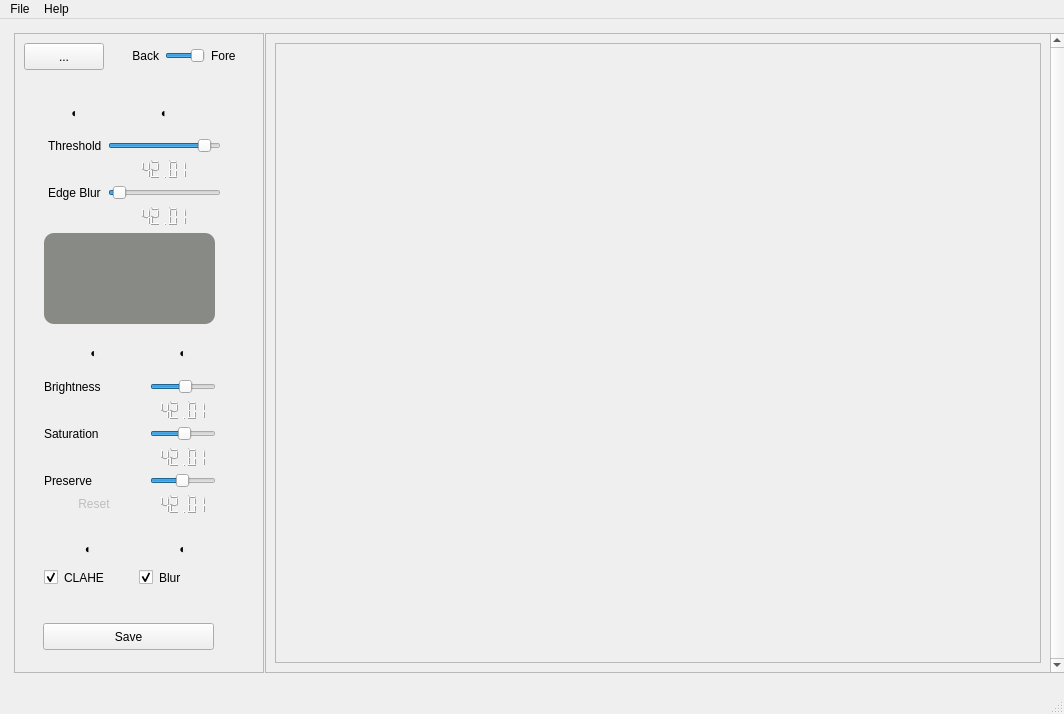
<?xml version="1.0" encoding="UTF-8"?>
<ui version="4.0">
 <class>MainWindow</class>
 <widget class="QMainWindow" name="MainWindow">
  <property name="geometry">
   <rect>
    <x>0</x>
    <y>0</y>
    <width>1064</width>
    <height>714</height>
   </rect>
  </property>
  <property name="acceptDrops">
   <bool>true</bool>
  </property>
  <property name="windowTitle">
   <string>MainWindow</string>
  </property>
  <property name="windowIcon">
   <iconset>
    <normaloff>:/icon/appicon.png</normaloff>:/icon/appicon.png</iconset>
  </property>
  <widget class="QWidget" name="centralwidget">
   <property name="minimumSize">
    <size>
     <width>800</width>
     <height>600</height>
    </size>
   </property>
   <layout class="QHBoxLayout" name="horizontalLayout">
    <item>
     <layout class="QHBoxLayout" name="horizontalLayout_2" stretch="0,0">
      <property name="spacing">
       <number>1</number>
      </property>
      <property name="sizeConstraint">
       <enum>QLayout::SetDefaultConstraint</enum>
      </property>
      <property name="leftMargin">
       <number>5</number>
      </property>
      <property name="topMargin">
       <number>5</number>
      </property>
      <property name="rightMargin">
       <number>5</number>
      </property>
      <property name="bottomMargin">
       <number>10</number>
      </property>
      <item>
       <widget class="QFrame" name="frameControl">
        <property name="sizePolicy">
         <sizepolicy hsizetype="Preferred" vsizetype="Preferred">
          <horstretch>0</horstretch>
          <verstretch>0</verstretch>
         </sizepolicy>
        </property>
        <property name="minimumSize">
         <size>
          <width>250</width>
          <height>0</height>
         </size>
        </property>
        <property name="maximumSize">
         <size>
          <width>250</width>
          <height>16777215</height>
         </size>
        </property>
        <property name="styleSheet">
         <string notr="true"/>
        </property>
        <property name="frameShape">
         <enum>QFrame::StyledPanel</enum>
        </property>
        <property name="frameShadow">
         <enum>QFrame::Raised</enum>
        </property>
        <widget class="QPushButton" name="button2Browse">
         <property name="geometry">
          <rect>
           <x>10</x>
           <y>10</y>
           <width>80</width>
           <height>27</height>
          </rect>
         </property>
         <property name="maximumSize">
          <size>
           <width>150</width>
           <height>16777215</height>
          </size>
         </property>
         <property name="toolTip">
          <string>&lt;html&gt;&lt;head/&gt;&lt;body&gt;&lt;p&gt;Open an image file to edit&lt;/p&gt;&lt;/body&gt;&lt;/html&gt;</string>
         </property>
         <property name="text">
          <string>...</string>
         </property>
        </widget>
        <widget class="QFrame" name="frameSliders">
         <property name="geometry">
          <rect>
           <x>20</x>
           <y>50</y>
           <width>211</width>
           <height>511</height>
          </rect>
         </property>
         <property name="styleSheet">
          <string notr="true">border:none</string>
         </property>
         <property name="frameShape">
          <enum>QFrame::NoFrame</enum>
         </property>
         <property name="frameShadow">
          <enum>QFrame::Sunken</enum>
         </property>
         <property name="lineWidth">
          <number>0</number>
         </property>
         <widget class="QWidget" name="layoutWidget">
          <property name="geometry">
           <rect>
            <x>10</x>
            <y>450</y>
            <width>183</width>
            <height>52</height>
           </rect>
          </property>
          <layout class="QGridLayout" name="gridLayout_3">
           <item row="3" column="1">
            <widget class="QCheckBox" name="check_blur">
             <property name="text">
              <string>Blur</string>
             </property>
             <property name="checked">
              <bool>true</bool>
             </property>
            </widget>
           </item>
           <item row="2" column="1">
            <widget class="QLabel" name="label">
             <property name="text">
              <string>◐</string>
             </property>
             <property name="alignment">
              <set>Qt::AlignCenter</set>
             </property>
            </widget>
           </item>
           <item row="3" column="0">
            <widget class="QCheckBox" name="check_pp">
             <property name="text">
              <string>CLAHE</string>
             </property>
             <property name="checked">
              <bool>true</bool>
             </property>
            </widget>
           </item>
           <item row="2" column="0">
            <widget class="QLabel" name="label_4">
             <property name="text">
              <string>◐</string>
             </property>
             <property name="alignment">
              <set>Qt::AlignCenter</set>
             </property>
            </widget>
           </item>
          </layout>
         </widget>
         <widget class="QLabel" name="label_maskimage">
          <property name="geometry">
           <rect>
            <x>10</x>
            <y>150</y>
            <width>171</width>
            <height>91</height>
           </rect>
          </property>
          <property name="toolTip">
           <string>Current  Selection Mask</string>
          </property>
          <property name="styleSheet">
           <string notr="true">border-radius: 10px; background:rgb(136, 138, 133)</string>
          </property>
          <property name="frameShadow">
           <enum>QFrame::Plain</enum>
          </property>
          <property name="text">
           <string/>
          </property>
          <property name="scaledContents">
           <bool>false</bool>
          </property>
          <property name="alignment">
           <set>Qt::AlignCenter</set>
          </property>
          <property name="margin">
           <number>5</number>
          </property>
         </widget>
         <widget class="QWidget" name="layoutWidget">
          <property name="geometry">
           <rect>
            <x>14</x>
            <y>10</y>
            <width>173</width>
            <height>133</height>
           </rect>
          </property>
          <layout class="QGridLayout" name="gridLayout">
           <item row="1" column="1">
            <widget class="QSlider" name="slider_thresh">
             <property name="toolTip">
              <string>&lt;html&gt;&lt;head/&gt;&lt;body&gt;&lt;p&gt;Foreground/Background Separation &lt;/p&gt;&lt;p&gt;Use this with &lt;span style=&quot; font-weight:600;&quot;&gt;Blur&lt;/span&gt; to control edges&lt;/p&gt;&lt;/body&gt;&lt;/html&gt;</string>
             </property>
             <property name="minimum">
              <number>1</number>
             </property>
             <property name="maximum">
              <number>99</number>
             </property>
             <property name="singleStep">
              <number>5</number>
             </property>
             <property name="value">
              <number>90</number>
             </property>
             <property name="orientation">
              <enum>Qt::Horizontal</enum>
             </property>
             <property name="tickInterval">
              <number>5</number>
             </property>
            </widget>
           </item>
           <item row="5" column="1">
            <widget class="QSlider" name="slider_blur">
             <property name="toolTip">
              <string>Remove sharp  segment edges </string>
             </property>
             <property name="minimum">
              <number>1</number>
             </property>
             <property name="maximum">
              <number>200</number>
             </property>
             <property name="value">
              <number>10</number>
             </property>
             <property name="orientation">
              <enum>Qt::Horizontal</enum>
             </property>
             <property name="tickInterval">
              <number>5</number>
             </property>
            </widget>
           </item>
           <item row="1" column="0">
            <widget class="QLabel" name="label_2">
             <property name="text">
              <string>Threshold</string>
             </property>
             <property name="margin">
              <number>5</number>
             </property>
            </widget>
           </item>
           <item row="5" column="0">
            <widget class="QLabel" name="label_9">
             <property name="text">
              <string>Edge Blur</string>
             </property>
            </widget>
           </item>
           <item row="6" column="1">
            <widget class="QLCDNumber" name="lcd_blur">
             <property name="maximumSize">
              <size>
               <width>16777215</width>
               <height>20</height>
              </size>
             </property>
             <property name="value" stdset="0">
              <double>42.009999999999998</double>
             </property>
            </widget>
           </item>
           <item row="0" column="1">
            <widget class="QLabel" name="labelSeparator2_2">
             <property name="styleSheet">
              <string notr="true">border-top-color: rgb(238, 238, 236);
border-bottom-color: rgb(238, 238, 236);
</string>
             </property>
             <property name="text">
              <string>◐</string>
             </property>
             <property name="alignment">
              <set>Qt::AlignCenter</set>
             </property>
            </widget>
           </item>
           <item row="3" column="1">
            <widget class="QLCDNumber" name="lcd_thresh">
             <property name="maximumSize">
              <size>
               <width>16777215</width>
               <height>20</height>
              </size>
             </property>
             <property name="value" stdset="0">
              <double>42.009999999999998</double>
             </property>
            </widget>
           </item>
           <item row="0" column="0">
            <widget class="QLabel" name="labelSeparator2_4">
             <property name="styleSheet">
              <string notr="true">border-top-color: rgb(238, 238, 236);
border-bottom-color: rgb(238, 238, 236);
</string>
             </property>
             <property name="text">
              <string>◐</string>
             </property>
             <property name="alignment">
              <set>Qt::AlignCenter</set>
             </property>
            </widget>
           </item>
          </layout>
         </widget>
         <widget class="QWidget" name="layoutWidget">
          <property name="geometry">
           <rect>
            <x>10</x>
            <y>250</y>
            <width>172</width>
            <height>181</height>
           </rect>
          </property>
          <layout class="QGridLayout" name="gridLayout_2">
           <item row="5" column="1">
            <widget class="QSlider" name="slider_blendwt1">
             <property name="toolTip">
              <string>Weightage for original image</string>
             </property>
             <property name="minimum">
              <number>1</number>
             </property>
             <property name="maximum">
              <number>100</number>
             </property>
             <property name="singleStep">
              <number>5</number>
             </property>
             <property name="value">
              <number>50</number>
             </property>
             <property name="orientation">
              <enum>Qt::Horizontal</enum>
             </property>
             <property name="tickInterval">
              <number>5</number>
             </property>
            </widget>
           </item>
           <item row="3" column="1">
            <widget class="QSlider" name="slider_saturation">
             <property name="toolTip">
              <string>Color saturation</string>
             </property>
             <property name="minimum">
              <number>-200</number>
             </property>
             <property name="maximum">
              <number>200</number>
             </property>
             <property name="value">
              <number>10</number>
             </property>
             <property name="orientation">
              <enum>Qt::Horizontal</enum>
             </property>
             <property name="tickInterval">
              <number>5</number>
             </property>
            </widget>
           </item>
           <item row="3" column="0">
            <widget class="QLabel" name="label_saturation">
             <property name="text">
              <string>Saturation</string>
             </property>
            </widget>
           </item>
           <item row="4" column="1">
            <widget class="QLCDNumber" name="lcd_satur">
             <property name="maximumSize">
              <size>
               <width>16777215</width>
               <height>20</height>
              </size>
             </property>
             <property name="value" stdset="0">
              <double>42.009999999999998</double>
             </property>
            </widget>
           </item>
           <item row="1" column="0">
            <widget class="QLabel" name="label_brightness">
             <property name="text">
              <string>Brightness</string>
             </property>
            </widget>
           </item>
           <item row="2" column="1">
            <widget class="QLCDNumber" name="lcd_bright">
             <property name="maximumSize">
              <size>
               <width>16777215</width>
               <height>20</height>
              </size>
             </property>
             <property name="value" stdset="0">
              <double>42.009999999999998</double>
             </property>
            </widget>
           </item>
           <item row="1" column="1">
            <widget class="QSlider" name="slider_bright">
             <property name="toolTip">
              <string>&lt;html&gt;&lt;head/&gt;&lt;body&gt;&lt;p&gt;Brightness of Segment&lt;/p&gt;&lt;p&gt;Select &lt;span style=&quot; font-weight:600;&quot;&gt;Back &lt;/span&gt;from above if you want to brighten background only &lt;/p&gt;&lt;/body&gt;&lt;/html&gt;</string>
             </property>
             <property name="minimum">
              <number>-200</number>
             </property>
             <property name="maximum">
              <number>200</number>
             </property>
             <property name="singleStep">
              <number>1</number>
             </property>
             <property name="value">
              <number>20</number>
             </property>
             <property name="orientation">
              <enum>Qt::Horizontal</enum>
             </property>
             <property name="tickInterval">
              <number>5</number>
             </property>
            </widget>
           </item>
           <item row="5" column="0">
            <widget class="QLabel" name="label_3">
             <property name="text">
              <string>Preserve</string>
             </property>
            </widget>
           </item>
           <item row="6" column="1">
            <widget class="QLCDNumber" name="lcd_blendwt1">
             <property name="maximumSize">
              <size>
               <width>16777215</width>
               <height>20</height>
              </size>
             </property>
             <property name="value" stdset="0">
              <double>42.009999999999998</double>
             </property>
            </widget>
           </item>
           <item row="6" column="0">
            <widget class="QPushButton" name="buttonReset">
             <property name="enabled">
              <bool>false</bool>
             </property>
             <property name="sizePolicy">
              <sizepolicy hsizetype="Fixed" vsizetype="Fixed">
               <horstretch>0</horstretch>
               <verstretch>0</verstretch>
              </sizepolicy>
             </property>
             <property name="minimumSize">
              <size>
               <width>100</width>
               <height>0</height>
              </size>
             </property>
             <property name="styleSheet">
              <string notr="true"/>
             </property>
             <property name="text">
              <string>Reset</string>
             </property>
            </widget>
           </item>
           <item row="0" column="0">
            <widget class="QLabel" name="labelSeparator2">
             <property name="styleSheet">
              <string notr="true">border-top-color: rgb(238, 238, 236);
border-bottom-color: rgb(238, 238, 236);
</string>
             </property>
             <property name="text">
              <string>◐</string>
             </property>
             <property name="alignment">
              <set>Qt::AlignCenter</set>
             </property>
            </widget>
           </item>
           <item row="0" column="1">
            <widget class="QLabel" name="labelSeparator2_3">
             <property name="styleSheet">
              <string notr="true">border-top-color: rgb(238, 238, 236);
border-bottom-color: rgb(238, 238, 236);
</string>
             </property>
             <property name="text">
              <string>◐</string>
             </property>
             <property name="alignment">
              <set>Qt::AlignCenter</set>
             </property>
            </widget>
           </item>
          </layout>
         </widget>
        </widget>
        <widget class="QWidget" name="layoutWidget">
         <property name="geometry">
          <rect>
           <x>100</x>
           <y>10</y>
           <width>141</width>
           <height>25</height>
          </rect>
         </property>
         <layout class="QHBoxLayout" name="horizontalLayout_4">
          <item>
           <widget class="QLabel" name="label_fore">
            <property name="styleSheet">
             <string notr="true"/>
            </property>
            <property name="text">
             <string>Back</string>
            </property>
            <property name="alignment">
             <set>Qt::AlignRight|Qt::AlignTrailing|Qt::AlignVCenter</set>
            </property>
            <property name="margin">
             <number>2</number>
            </property>
           </widget>
          </item>
          <item>
           <widget class="QSlider" name="sliderModeToggle">
            <property name="maximumSize">
             <size>
              <width>40</width>
              <height>16777215</height>
             </size>
            </property>
            <property name="toolTip">
             <string>&lt;html&gt;&lt;head/&gt;&lt;body&gt;&lt;p&gt;Foreground or Background?&lt;/p&gt;&lt;p&gt;&lt;span style=&quot; font-weight:600;&quot;&gt;Warning! &lt;/span&gt;Changing this will reset current changes ! &lt;/p&gt;&lt;/body&gt;&lt;/html&gt;</string>
            </property>
            <property name="styleSheet">
             <string notr="true"/>
            </property>
            <property name="minimum">
             <number>0</number>
            </property>
            <property name="maximum">
             <number>1</number>
            </property>
            <property name="pageStep">
             <number>1</number>
            </property>
            <property name="value">
             <number>1</number>
            </property>
            <property name="orientation">
             <enum>Qt::Horizontal</enum>
            </property>
            <property name="invertedAppearance">
             <bool>false</bool>
            </property>
           </widget>
          </item>
          <item>
           <widget class="QLabel" name="label_back">
            <property name="text">
             <string>Fore</string>
            </property>
            <property name="margin">
             <number>2</number>
            </property>
           </widget>
          </item>
         </layout>
        </widget>
        <widget class="QPushButton" name="button2Save">
         <property name="geometry">
          <rect>
           <x>29</x>
           <y>590</y>
           <width>171</width>
           <height>27</height>
          </rect>
         </property>
         <property name="toolTip">
          <string>&lt;html&gt;&lt;head/&gt;&lt;body&gt;&lt;p&gt;Save edited File&lt;/p&gt;&lt;p&gt;It might take more time than previews&lt;/p&gt;&lt;/body&gt;&lt;/html&gt;</string>
         </property>
         <property name="text">
          <string>Save</string>
         </property>
        </widget>
       </widget>
      </item>
      <item>
       <widget class="QScrollArea" name="scrollArea">
        <property name="sizePolicy">
         <sizepolicy hsizetype="Expanding" vsizetype="Expanding">
          <horstretch>0</horstretch>
          <verstretch>0</verstretch>
         </sizepolicy>
        </property>
        <property name="minimumSize">
         <size>
          <width>800</width>
          <height>600</height>
         </size>
        </property>
        <property name="lineWidth">
         <number>1</number>
        </property>
        <property name="verticalScrollBarPolicy">
         <enum>Qt::ScrollBarAlwaysOn</enum>
        </property>
        <property name="sizeAdjustPolicy">
         <enum>QAbstractScrollArea::AdjustToContents</enum>
        </property>
        <property name="widgetResizable">
         <bool>true</bool>
        </property>
        <property name="alignment">
         <set>Qt::AlignCenter</set>
        </property>
        <widget class="QWidget" name="scrollAreaWidgetContents">
         <property name="geometry">
          <rect>
           <x>0</x>
           <y>0</y>
           <width>784</width>
           <height>631</height>
          </rect>
         </property>
         <property name="sizePolicy">
          <sizepolicy hsizetype="Expanding" vsizetype="Expanding">
           <horstretch>0</horstretch>
           <verstretch>0</verstretch>
          </sizepolicy>
         </property>
         <layout class="QHBoxLayout" name="horizontalLayout_3">
          <item>
           <widget class="QLabel" name="label_mainimage">
            <property name="enabled">
             <bool>true</bool>
            </property>
            <property name="sizePolicy">
             <sizepolicy hsizetype="Expanding" vsizetype="Expanding">
              <horstretch>0</horstretch>
              <verstretch>0</verstretch>
             </sizepolicy>
            </property>
            <property name="acceptDrops">
             <bool>true</bool>
            </property>
            <property name="toolTip">
             <string>&lt;html&gt;&lt;head/&gt;&lt;body&gt;&lt;p&gt;You have not opened any image file &lt;/p&gt;&lt;p&gt;(Use File Open Button on&lt;span style=&quot; font-weight:600;&quot;&gt; Top Left&lt;/span&gt;)&lt;/p&gt;&lt;/body&gt;&lt;/html&gt;</string>
            </property>
            <property name="styleSheet">
             <string notr="true"/>
            </property>
            <property name="frameShape">
             <enum>QFrame::StyledPanel</enum>
            </property>
            <property name="frameShadow">
             <enum>QFrame::Plain</enum>
            </property>
            <property name="lineWidth">
             <number>1</number>
            </property>
            <property name="midLineWidth">
             <number>0</number>
            </property>
            <property name="text">
             <string/>
            </property>
            <property name="scaledContents">
             <bool>false</bool>
            </property>
            <property name="alignment">
             <set>Qt::AlignCenter</set>
            </property>
            <property name="margin">
             <number>10</number>
            </property>
           </widget>
          </item>
         </layout>
        </widget>
       </widget>
      </item>
     </layout>
    </item>
   </layout>
  </widget>
  <widget class="QMenuBar" name="menubar">
   <property name="geometry">
    <rect>
     <x>0</x>
     <y>0</y>
     <width>1064</width>
     <height>24</height>
    </rect>
   </property>
   <widget class="QMenu" name="menuFile">
    <property name="title">
     <string>File</string>
    </property>
    <addaction name="action_open"/>
    <addaction name="action_save"/>
    <addaction name="action_quit"/>
   </widget>
   <widget class="QMenu" name="menuHelp">
    <property name="title">
     <string>Help</string>
    </property>
    <addaction name="action_about"/>
   </widget>
   <addaction name="menuFile"/>
   <addaction name="menuHelp"/>
  </widget>
  <widget class="QStatusBar" name="statusbar">
   <property name="styleSheet">
    <string notr="true"/>
   </property>
  </widget>
  <action name="action_open">
   <property name="text">
    <string>Open</string>
   </property>
   <property name="toolTip">
    <string>Open an Image</string>
   </property>
  </action>
  <action name="action_save">
   <property name="enabled">
    <bool>false</bool>
   </property>
   <property name="text">
    <string>Save</string>
   </property>
  </action>
  <action name="action_quit">
   <property name="text">
    <string>Quit</string>
   </property>
  </action>
  <action name="action_about">
   <property name="text">
    <string>About</string>
   </property>
  </action>
 </widget>
 <resources/>
 <connections/>
</ui>
